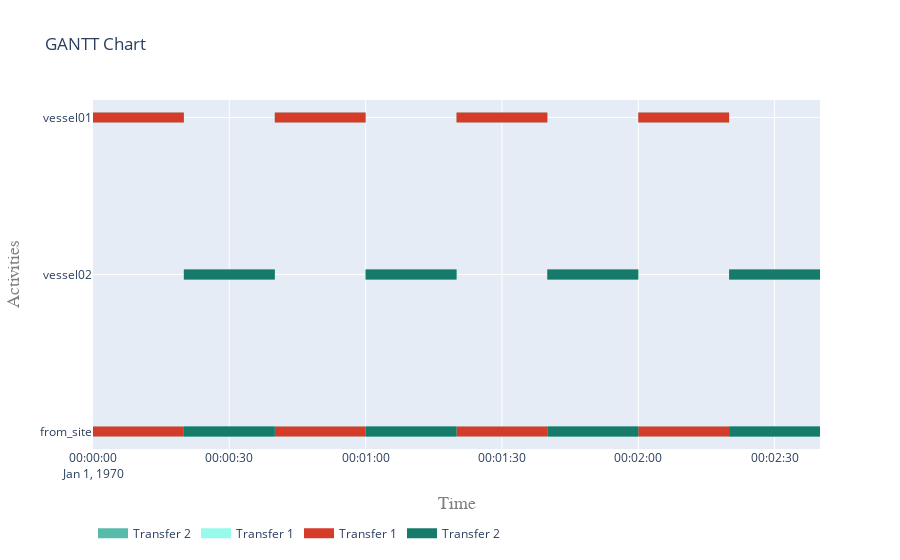

Write notebook code for a chart like this one.
### Markdown cell above
##### 5.2 Visualise gantt charts

### Code cell
fig = plot.get_gantt_chart([from_site, vessel01, vessel02],id_map=[while1, while2])

### Figure 1 — Plotly figure (JSON) as saved in the notebook; plotly's stock layout.template omitted (floating-point values rounded to 4 significant figures)
{"data": [{"connectgaps": false, "hoverinfo": "y+name", "line": {"color": "rgb(86,187,170)", "width": 10}, "mode": "lines", "name": "Transfer 2", "type": "scatter", "x": ["1970-01-01T00:00:20", "1970-01-01T00:00:20", "1970-01-01T00:00:40", "1970-01-01T00:00:40", "1970-01-01T00:00:40", "1970-01-01T00:01:00", "1970-01-01T00:01:00", "1970-01-01T00:01:20", "1970-01-01T00:01:20", "1970-01-01T00:01:20", "1970-01-01T00:01:40", "1970-01-01T00:01:40", "1970-01-01T00:02:00", "1970-01-01T00:02:00", "1970-01-01T00:02:00", "1970-01-01T00:02:20", "1970-01-01T00:02:20", "1970-01-01T00:02:40", "1970-01-01T00:02:40", "1970-01-01T00:02:40", "1970-01-01T00:00:20", "1970-01-01T00:00:20", "1970-01-01T00:00:40", "1970-01-01T00:00:40", "1970-01-01T00:00:40", "1970-01-01T00:01:00", "1970-01-01T00:01:00", "1970-01-01T00:01:20", "1970-01-01T00:01:20", "1970-01-01T00:01:20", "1970-01-01T00:01:40", "1970-01-01T00:01:40", "1970-01-01T00:02:00", "1970-01-01T00:02:00", "1970-01-01T00:02:00", "1970-01-01T00:02:20", "1970-01-01T00:02:20", "1970-01-01T00:02:40", "1970-01-01T00:02:40", "1970-01-01T00:02:40"], "y": ["from_site", "from_site", "from_site", "from_site", null, "from_site", "from_site", "from_site", "from_site", null, "from_site", "from_site", "from_site", "from_site", null, "from_site", "from_site", "from_site", "from_site", null, "vessel02", "vessel02", "vessel02", "vessel02", null, "vessel02", "vessel02", "vessel02", "vessel02", null, "vessel02", "vessel02", "vessel02", "vessel02", null, "vessel02", "vessel02", "vessel02", "vessel02", null]}, {"connectgaps": false, "hoverinfo": "y+name", "line": {"color": "rgb(150,251,234)", "width": 10}, "mode": "lines", "name": "Transfer 1", "type": "scatter", "x": ["1970-01-01T00:00:00", "1970-01-01T00:00:00", "1970-01-01T00:00:20", "1970-01-01T00:00:20", "1970-01-01T00:00:20", "1970-01-01T00:00:40", "1970-01-01T00:00:40", "1970-01-01T00:01:00", "1970-01-01T00:01:00", "1970-01-01T00:01:00", "1970-01-01T00:01:20", "1970-01-01T00:01:20", "1970-01-01T00:01:40", "1970-01-01T00:01:40", "1970-01-01T00:01:40", "1970-01-01T00:02:00", "1970-01-01T00:02:00", "1970-01-01T00:02:20", "1970-01-01T00:02:20", "1970-01-01T00:02:20", "1970-01-01T00:00:00", "1970-01-01T00:00:00", "1970-01-01T00:00:20", "1970-01-01T00:00:20", "1970-01-01T00:00:20", "1970-01-01T00:00:40", "1970-01-01T00:00:40", "1970-01-01T00:01:00", "1970-01-01T00:01:00", "1970-01-01T00:01:00", "1970-01-01T00:01:20", "1970-01-01T00:01:20", "1970-01-01T00:01:40", "1970-01-01T00:01:40", "1970-01-01T00:01:40", "1970-01-01T00:02:00", "1970-01-01T00:02:00", "1970-01-01T00:02:20", "1970-01-01T00:02:20", "1970-01-01T00:02:20"], "y": ["from_site", "from_site", "from_site", "from_site", null, "from_site", "from_site", "from_site", "from_site", null, "from_site", "from_site", "from_site", "from_site", null, "from_site", "from_site", "from_site", "from_site", null, "vessel01", "vessel01", "vessel01", "vessel01", null, "vessel01", "vessel01", "vessel01", "vessel01", null, "vessel01", "vessel01", "vessel01", "vessel01", null, "vessel01", "vessel01", "vessel01", "vessel01", null]}, {"connectgaps": false, "hoverinfo": "y+name", "line": {"color": "rgb(214,59,42)", "width": 10}, "mode": "lines", "name": "Transfer 1", "type": "scatter", "x": ["1970-01-01T00:00:00", "1970-01-01T00:00:00", "1970-01-01T00:00:20", "1970-01-01T00:00:20", "1970-01-01T00:00:20", "1970-01-01T00:00:40", "1970-01-01T00:00:40", "1970-01-01T00:01:00", "1970-01-01T00:01:00", "1970-01-01T00:01:00", "1970-01-01T00:01:20", "1970-01-01T00:01:20", "1970-01-01T00:01:40", "1970-01-01T00:01:40", "1970-01-01T00:01:40", "1970-01-01T00:02:00", "1970-01-01T00:02:00", "1970-01-01T00:02:20", "1970-01-01T00:02:20", "1970-01-01T00:02:20", "1970-01-01T00:00:00", "1970-01-01T00:00:00", "1970-01-01T00:00:20", "1970-01-01T00:00:20", "1970-01-01T00:00:20", "1970-01-01T00:00:40", "1970-01-01T00:00:40", "1970-01-01T00:01:00", "1970-01-01T00:01:00", "1970-01-01T00:01:00", "1970-01-01T00:01:20", "1970-01-01T00:01:20", "1970-01-01T00:01:40", "1970-01-01T00:01:40", "1970-01-01T00:01:40", "1970-01-01T00:02:00", "1970-01-01T00:02:00", "1970-01-01T00:02:20", "1970-01-01T00:02:20", "1970-01-01T00:02:20"], "y": ["from_site", "from_site", "from_site", "from_site", null, "from_site", "from_site", "from_site", "from_site", null, "from_site", "from_site", "from_site", "from_site", null, "from_site", "from_site", "from_site", "from_site", null, "vessel01", "vessel01", "vessel01", "vessel01", null, "vessel01", "vessel01", "vessel01", "vessel01", null, "vessel01", "vessel01", "vessel01", "vessel01", null, "vessel01", "vessel01", "vessel01", "vessel01", null]}, {"connectgaps": false, "hoverinfo": "y+name", "line": {"color": "rgb(22,123,106)", "width": 10}, "mode": "lines", "name": "Transfer 2", "type": "scatter", "x": ["1970-01-01T00:00:20", "1970-01-01T00:00:20", "1970-01-01T00:00:40", "1970-01-01T00:00:40", "1970-01-01T00:00:40", "1970-01-01T00:01:00", "1970-01-01T00:01:00", "1970-01-01T00:01:20", "1970-01-01T00:01:20", "1970-01-01T00:01:20", "1970-01-01T00:01:40", "1970-01-01T00:01:40", "1970-01-01T00:02:00", "1970-01-01T00:02:00", "1970-01-01T00:02:00", "1970-01-01T00:02:20", "1970-01-01T00:02:20", "1970-01-01T00:02:40", "1970-01-01T00:02:40", "1970-01-01T00:02:40", "1970-01-01T00:00:20", "1970-01-01T00:00:20", "1970-01-01T00:00:40", "1970-01-01T00:00:40", "1970-01-01T00:00:40", "1970-01-01T00:01:00", "1970-01-01T00:01:00", "1970-01-01T00:01:20", "1970-01-01T00:01:20", "1970-01-01T00:01:20", "1970-01-01T00:01:40", "1970-01-01T00:01:40", "1970-01-01T00:02:00", "1970-01-01T00:02:00", "1970-01-01T00:02:00", "1970-01-01T00:02:20", "1970-01-01T00:02:20", "1970-01-01T00:02:40", "1970-01-01T00:02:40", "1970-01-01T00:02:40"], "y": ["from_site", "from_site", "from_site", "from_site", null, "from_site", "from_site", "from_site", "from_site", null, "from_site", "from_site", "from_site", "from_site", null, "from_site", "from_site", "from_site", "from_site", null, "vessel02", "vessel02", "vessel02", "vessel02", null, "vessel02", "vessel02", "vessel02", "vessel02", null, "vessel02", "vessel02", "vessel02", "vessel02", null, "vessel02", "vessel02", "vessel02", "vessel02", null]}], "layout": {"hovermode": "closest", "legend": {"orientation": "h", "x": 0, "y": -0.2}, "title": {"text": "GANTT Chart"}, "xaxis": {"range": ["1970-01-01T00:00:00", "1970-01-01T00:02:40"], "title": {"font": {"color": "#7f7f7f", "family": "Courier New, monospace", "size": 18}, "text": "Time"}}, "yaxis": {"title": {"font": {"color": "#7f7f7f", "family": "Courier New, monospace", "size": 18}, "text": "Activities"}}}}
